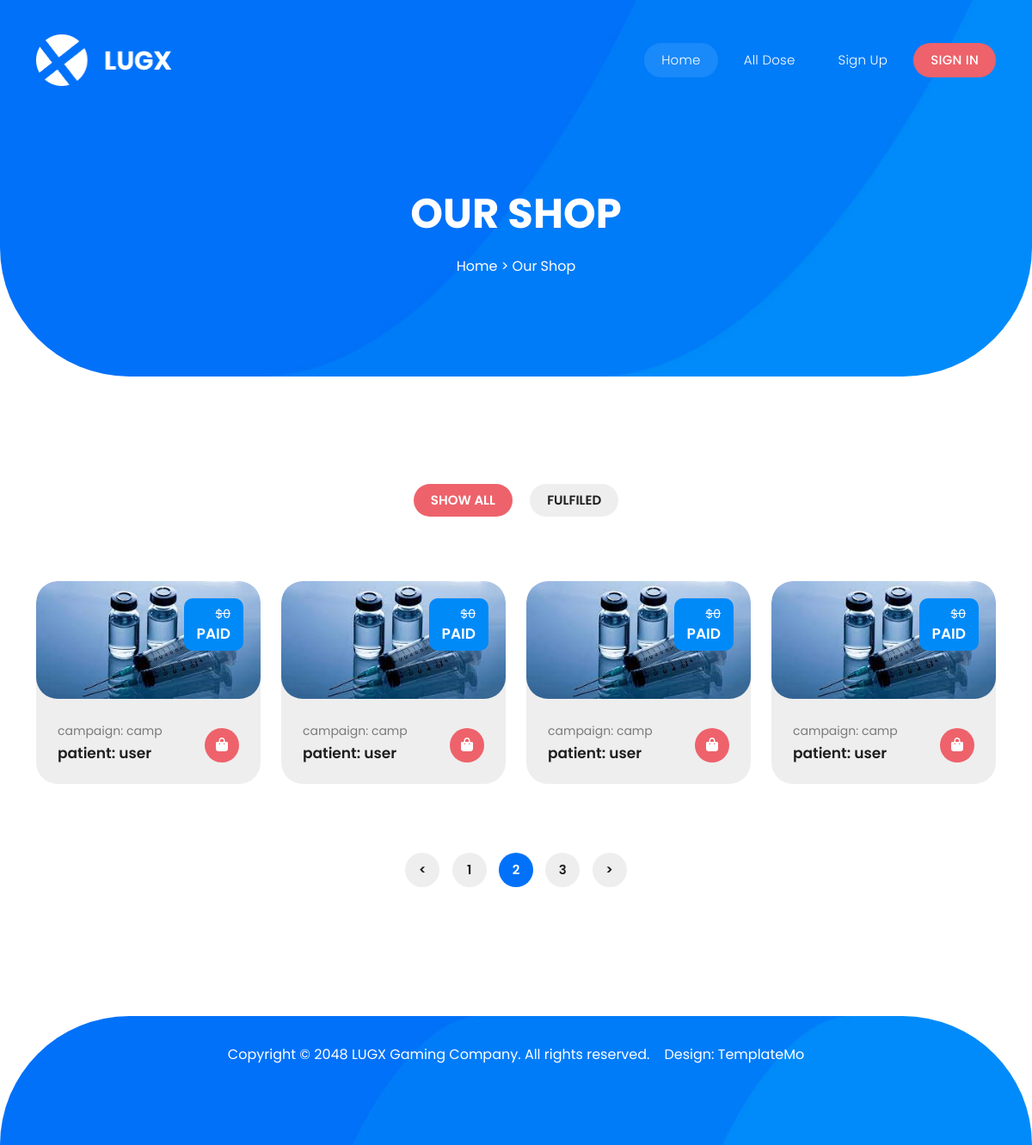
/campaign/all_dose/, run on the app's committed database.
### campaign/models.py (models this page shows, shortened)
class DoseBooking(models.Model):
    patient = models.ForeignKey(UserProfile, on_delete=models.CASCADE)
    campaign = models.ForeignKey(Campaign, on_delete=models.CASCADE)
    first_dose_date = models.DateField(null=True, blank=True)
    second_dose_date = models.DateField(null=True, blank=True)
    third_dose_date = models.DateField(null=True, blank=True)
    fourth_dose_date = models.DateField(null=True, blank=True)

class Campaign(models.Model):
    campaign_name = models.CharField(max_length=20, blank=True, null = True)
    doctor = models.ForeignKey(UserProfile, on_delete=models.CASCADE)
    vaccines = models.ForeignKey(Vaccine, on_delete=models.CASCADE)
    start_date = models.DateField(default=timezone.now)
    campaign_description = models.TextField(blank=True, max_length=100, null=True)
    def __str__(self) -> str:
        return self.campaign_name

### vaccine/models.py (models this page shows, shortened)
class Vaccine(models.Model):
    name = models.CharField(max_length=100)
    description = models.TextField()
    image = models.ImageField(upload_to='static/img', null=True, blank=True)

### account/models.py (models this page shows)
class UserProfile(models.Model):
    user_account = models.OneToOneField(User, on_delete=models.CASCADE, related_name='accounts')
    nid = models.CharField(max_length=20, unique=True)  # Assuming NID is a string, adjust as needed
    role = models.CharField(max_length=10, choices=role_choices)
    age = models.IntegerField(null=True, blank=True)
    medical_info = models.TextField(blank=True)
    def __str__(self):
        return self.user_account.username

### campaign/views.py (the view)
# urls.py: path('all_dose/', views.all_dose, name='all_dose'),
def all_dose(request):
    user_role_doctor =False
    if request.user.is_authenticated:
        var = UserProfile.objects.filter(user_account=request.user).first()
        if var.role == 'Doctor':
            user_role_doctor = True
    all_dose = DoseBooking.objects.all()
    return render(request, 'shop.html', {'all_dose': all_dose, 'user_role_doctor': user_role_doctor})

### templates/shop.html
{% extends "base.html" %}
{% block content %}
  <div class="page-heading header-text">
    <div class="container">
      <div class="row">
        <div class="col-lg-12">
          <h3>Our Shop</h3>
          <span class="breadcrumb"><a href="#">Home</a> > Our Shop</span>
        </div>
      </div>
    </div>
  </div>
  <div class="section trending">
    <div class="container">
      <ul class="trending-filter">
        <li>
          <a class="is_active" href="#!" data-filter="*">Show All</a>
        </li>
        <li>
          <a href="#!" data-filter=".adv">fulfiled</a>
        </li>
      </ul>
      <div class="row trending-box">
        {% for dose in all_dose %}
        <div class="col-lg-3 col-md-6 align-self-center mb-30 trending-items col-md-6 adv">
          <div class="item">
            <div class="thumb">
              <a href="{% url "dose_detail_for_doc" dose.id %}"><img src="/{{ dose.campaign.vaccines.image }}" alt=""></a>
              <span class="price"><em>$0</em>Paid</span>
            </div>
            <div class="down-content">
              <span class="category">campaign: {{ dose.campaign }}</span>
              <h4>patient: {{ dose.patient }}</h4>
              <a href="{% url "dose_detail_for_doc" dose.id %}"><i class="fa fa-shopping-bag"></i></a>
            </div>
          </div>
        </div>
        {% endfor %}
      </div>
      <div class="row">
        <div class="col-lg-12">
          <ul class="pagination">
          <li><a href="#"> &lt; </a></li>
            <li><a href="#">1</a></li>
            <li><a class="is_active" href="#">2</a></li>
            <li><a href="#">3</a></li>
            <li><a href="#"> &gt; </a></li>
          </ul>
        </div>
      </div>
    </div>
  </div>
  {% endblock content %}

### data on the page
DoseBooking: campaign.vaccines.image (picture), campaign "camp", patient "user"
DoseBooking: campaign.vaccines.image (picture), campaign "camp", patient "user"
DoseBooking: campaign.vaccines.image (picture), campaign "camp", patient "user"
DoseBooking: campaign.vaccines.image (picture), campaign "camp", patient "user"
